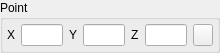
<?xml version="1.0" encoding="UTF-8"?>
<ui version="4.0">
 <class>PointWidget</class>
 <widget class="QWidget" name="PointWidget">
  <property name="geometry">
   <rect>
    <x>0</x>
    <y>0</y>
    <width>220</width>
    <height>43</height>
   </rect>
  </property>
  <property name="windowTitle">
   <string>Form</string>
  </property>
  <property name="autoFillBackground">
   <bool>true</bool>
  </property>
  <layout class="QVBoxLayout" name="verticalLayout">
   <property name="leftMargin">
    <number>0</number>
   </property>
   <property name="topMargin">
    <number>0</number>
   </property>
   <property name="rightMargin">
    <number>0</number>
   </property>
   <property name="bottomMargin">
    <number>0</number>
   </property>
   <item>
    <widget class="QGroupBox" name="coordinatesBox">
     <property name="sizePolicy">
      <sizepolicy hsizetype="Preferred" vsizetype="Fixed">
       <horstretch>0</horstretch>
       <verstretch>0</verstretch>
      </sizepolicy>
     </property>
     <property name="title">
      <string>Point</string>
     </property>
     <layout class="QHBoxLayout" name="pointsGroupBoxHLayout">
      <property name="spacing">
       <number>6</number>
      </property>
      <property name="leftMargin">
       <number>4</number>
      </property>
      <property name="topMargin">
       <number>4</number>
      </property>
      <property name="rightMargin">
       <number>4</number>
      </property>
      <property name="bottomMargin">
       <number>4</number>
      </property>
      <item>
       <widget class="QLabel" name="xLabel">
        <property name="text">
         <string>X</string>
        </property>
       </widget>
      </item>
      <item>
       <widget class="QLineEdit" name="xLineEdit">
        <property name="readOnly">
         <bool>true</bool>
        </property>
       </widget>
      </item>
      <item>
       <widget class="QLabel" name="yLabel">
        <property name="text">
         <string>Y</string>
        </property>
       </widget>
      </item>
      <item>
       <widget class="QLineEdit" name="yLineEdit">
        <property name="readOnly">
         <bool>true</bool>
        </property>
       </widget>
      </item>
      <item>
       <widget class="QLabel" name="zLabel">
        <property name="text">
         <string>Z</string>
        </property>
       </widget>
      </item>
      <item>
       <widget class="QLineEdit" name="zLineEdit">
        <property name="readOnly">
         <bool>true</bool>
        </property>
       </widget>
      </item>
      <item>
       <widget class="QPushButton" name="deleteBtn">
        <property name="sizePolicy">
         <sizepolicy hsizetype="Fixed" vsizetype="Fixed">
          <horstretch>0</horstretch>
          <verstretch>0</verstretch>
         </sizepolicy>
        </property>
        <property name="minimumSize">
         <size>
          <width>20</width>
          <height>20</height>
         </size>
        </property>
        <property name="text">
         <string/>
        </property>
        <property name="iconSize">
         <size>
          <width>20</width>
          <height>20</height>
         </size>
        </property>
       </widget>
      </item>
     </layout>
    </widget>
   </item>
  </layout>
 </widget>
 <resources/>
 <connections/>
</ui>
